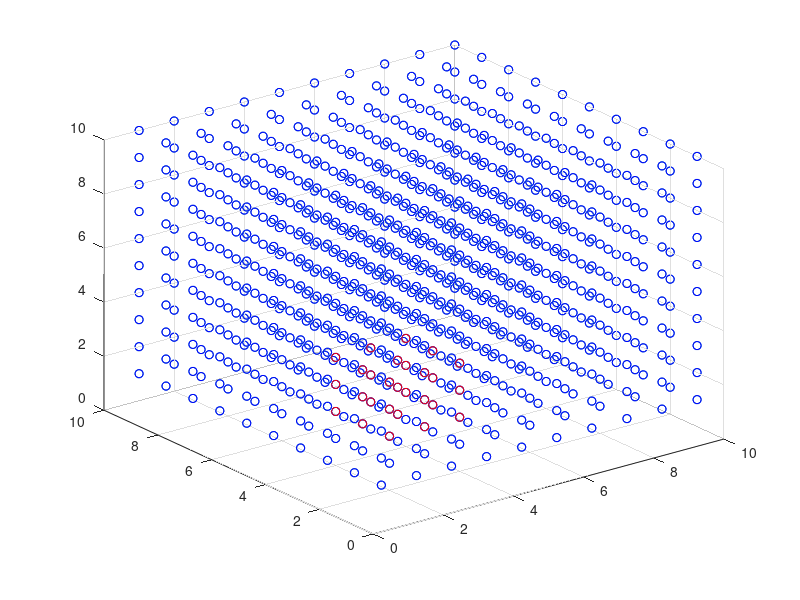

The MATLAB source for this figure:
%% Simulate 3D data
clear; clc; close all;


% Set some parameters
length = 10;
numTrials = 100;
numVoxels = length ^ 3;

% Assign length for x y z 
% (currently it only works for space with equal length)
x = length;
y = length;
z = length;

% Get coordinates for x y z
tempx = repmat([1:x]', [y * z,1]);
tempy = repmat(1:x, z);
tempy = tempy(:);
tempz = sort(tempx);

% Concatenation, get the coordinates  
map = [tempx, tempy, tempz];

% check if I am doing the right thing
figure(1)
scatter3(tempx,tempy,tempz);

% Create
X = zeros(numVoxels, numTrials);


%% Add signal to a cluster
% Set the range of the cluster
upper = 4;
lower = 2;

% Get coordinates that satisfy the range
for i = 1 : numVoxels
    if sum(map(i,:) <= upper) == 3 && sum(map(i,:) >= lower) == 3
        tempCod(i,:) = map(i,:);
    end
end
% Get rid of zero row
tempCod( ~any(tempCod,2), : ) = [];
% Transform to a form that allows scatter3()
sigx = tempCod(:,1);
sigy = tempCod(:,2);
sigz = tempCod(:,3);

% Visualize it, make sure that I'm doing the right thing
figure(1)

hold on 
scatter3(tempx,tempy,tempz, 'b');
scatter3(sigx,sigy,sigz, 'r');
hold off



